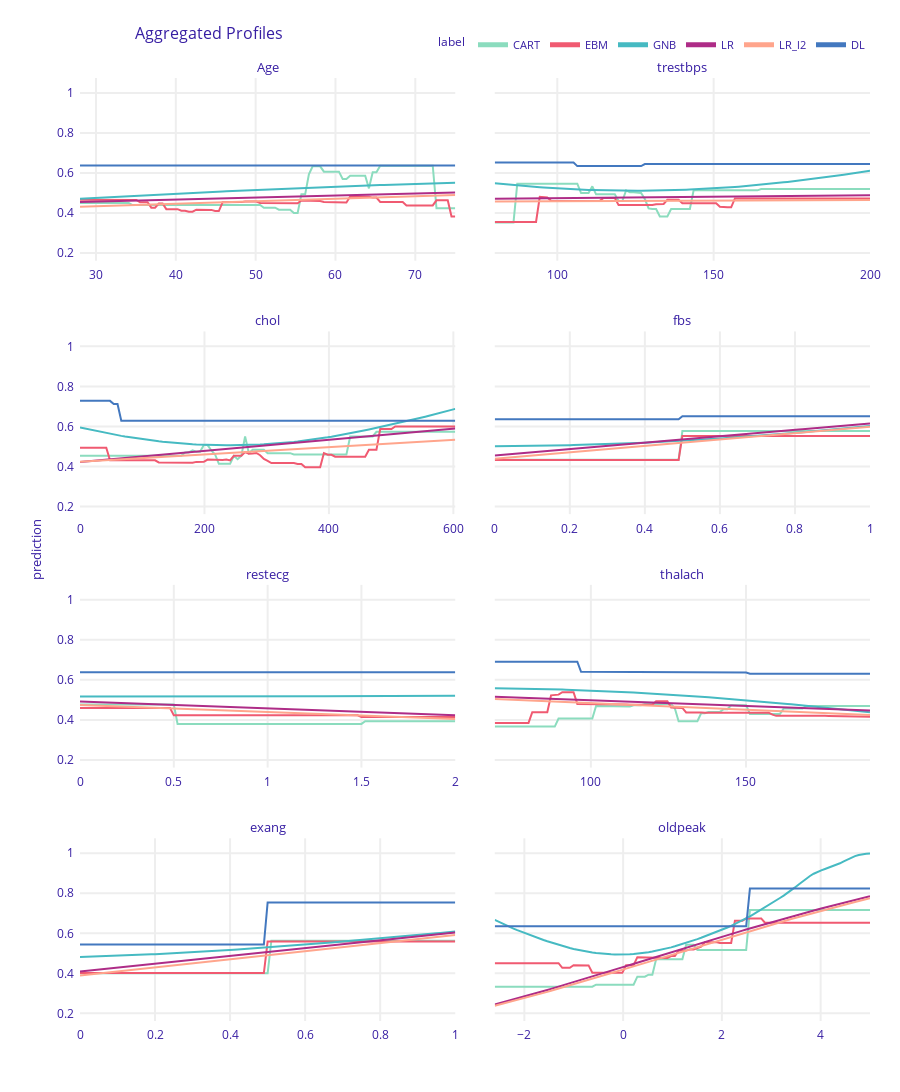

This figure's notebook cell:
### Markdown cell above
### Plot Aggregated Profiles for Continous

### Code cell
pd_cart.plot([pd_ebm, pd_gnb, pd_lr, pd_lr_l2, pd_dl], variables=cont_feat)
